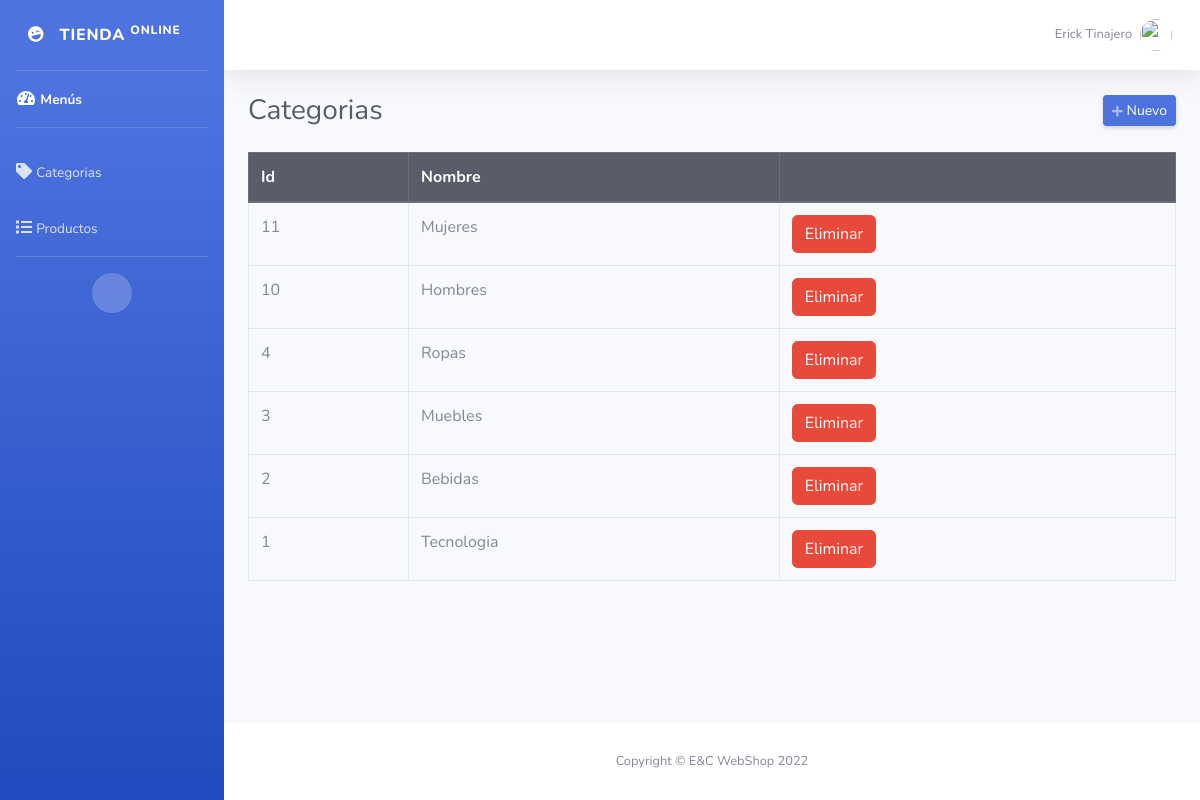
/admin/categorias.php (signed in), run on the app's committed database.
### tables this page shows
CREATE TABLE `categorias` (
  `id` int(11) NOT NULL,
  `categoria` varchar(50) NOT NULL
);

### admin/categorias.php (the view, shortened to what this page needs)
<?php
require_once "../config/conexion.php";
include("includes/header.php");
?>
<div class="d-sm-flex align-items-center justify-content-between mb-4">
    <h1 class="h3 mb-0 text-gray-800">Categorias</h1>
    <a href="#" class="d-none d-sm-inline-block btn btn-sm btn-primary shadow-sm" id="abrirCategoria"><i class="fas fa-plus fa-sm text-white-50"></i> Nuevo</a>
</div>
<div class="row">
    <div class="col-md-12">
        <div class="table-responsive">
            <table class="table table-hover table-bordered" style="width: 100%;">
                <thead class="thead-dark">
                    <tr>
                        <th>Id</th>
                        <th>Nombre</th>
                        <th></th>
                    </tr>
                </thead>
                <tbody>
                    <?php
                    $query = mysqli_query($conexion, "SELECT * FROM categorias ORDER BY id DESC");
                    while ($data = mysqli_fetch_assoc($query)) { ?>
                        <tr>
                            <td><?php echo $data['id']; ?></td>
                            <td><?php echo $data['categoria']; ?></td>
                            <td>
                                <form method="post" action="eliminar.php?accion=cli&id=<?php echo $data['id']; ?>" class="d-inline eliminar">
                                    <button class="btn btn-danger" type="submit">Eliminar</button>
                                </form>
                            </td>
                        </tr>
                    <?php } ?>
                </tbody>
            </table>
        </div>
    </div>
</div>
<?php include("includes/footer.php"); ?>

### data on the page
categorias: id "11", categoria "Mujeres"
categorias: id "10", categoria "Hombres"
categorias: id "4", categoria "Ropas"
categorias: id "3", categoria "Muebles"
categorias: id "2", categoria "Bebidas"
categorias: id "1", categoria "Tecnologia"

### other printed values
$_SESSION['nombre'] "Erick Tinajero"
